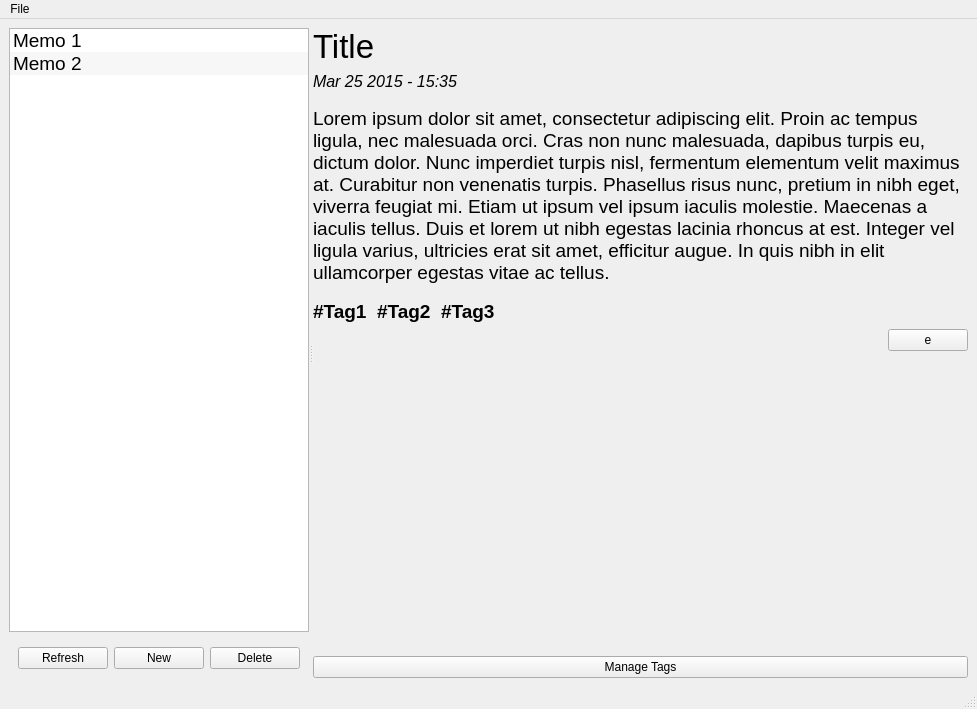
<?xml version="1.0" encoding="UTF-8"?>
<ui version="4.0">
 <class>MainWindow</class>
 <widget class="QMainWindow" name="MainWindow">
  <property name="geometry">
   <rect>
    <x>0</x>
    <y>0</y>
    <width>977</width>
    <height>709</height>
   </rect>
  </property>
  <property name="minimumSize">
   <size>
    <width>100</width>
    <height>0</height>
   </size>
  </property>
  <property name="windowTitle">
   <string>Memo browser</string>
  </property>
  <widget class="QWidget" name="centralwidget">
   <layout class="QVBoxLayout" name="verticalLayout">
    <item>
     <widget class="QSplitter" name="splitter">
      <property name="orientation">
       <enum>Qt::Horizontal</enum>
      </property>
      <widget class="QWidget" name="listContainer" native="true">
       <property name="sizePolicy">
        <sizepolicy hsizetype="Preferred" vsizetype="Preferred">
         <horstretch>0</horstretch>
         <verstretch>0</verstretch>
        </sizepolicy>
       </property>
       <property name="minimumSize">
        <size>
         <width>0</width>
         <height>0</height>
        </size>
       </property>
       <property name="baseSize">
        <size>
         <width>0</width>
         <height>0</height>
        </size>
       </property>
       <layout class="QVBoxLayout" name="verticalLayout_2">
        <item>
         <widget class="QListWidget" name="memoList">
          <property name="minimumSize">
           <size>
            <width>300</width>
            <height>0</height>
           </size>
          </property>
          <property name="font">
           <font>
            <pointsize>14</pointsize>
           </font>
          </property>
          <property name="alternatingRowColors">
           <bool>true</bool>
          </property>
          <property name="spacing">
           <number>2</number>
          </property>
          <property name="sortingEnabled">
           <bool>false</bool>
          </property>
          <item>
           <property name="text">
            <string>Memo 1</string>
           </property>
          </item>
          <item>
           <property name="text">
            <string>Memo 2</string>
           </property>
          </item>
         </widget>
        </item>
        <item>
         <widget class="QWidget" name="buttonContainer" native="true">
          <layout class="QHBoxLayout" name="horizontalLayout">
           <item>
            <widget class="QPushButton" name="refreshButton">
             <property name="text">
              <string>Refresh</string>
             </property>
            </widget>
           </item>
           <item>
            <widget class="QPushButton" name="newMemoButton">
             <property name="text">
              <string>New</string>
             </property>
            </widget>
           </item>
           <item>
            <widget class="QPushButton" name="deleteButton">
             <property name="text">
              <string>Delete</string>
             </property>
            </widget>
           </item>
          </layout>
         </widget>
        </item>
       </layout>
      </widget>
      <widget class="QWidget" name="detailContainer" native="true">
       <property name="minimumSize">
        <size>
         <width>300</width>
         <height>0</height>
        </size>
       </property>
       <layout class="QVBoxLayout" name="verticalLayout_3">
        <item>
         <widget class="QLabel" name="memoTitle">
          <property name="font">
           <font>
            <pointsize>25</pointsize>
            <bold>false</bold>
            <kerning>true</kerning>
           </font>
          </property>
          <property name="text">
           <string>Title</string>
          </property>
          <property name="textInteractionFlags">
           <set>Qt::LinksAccessibleByMouse|Qt::TextSelectableByMouse</set>
          </property>
         </widget>
        </item>
        <item>
         <widget class="QLabel" name="date">
          <property name="font">
           <font>
            <pointsize>12</pointsize>
            <italic>true</italic>
           </font>
          </property>
          <property name="text">
           <string>Mar 25 2015 - 15:35</string>
          </property>
         </widget>
        </item>
        <item>
         <spacer name="verticalSpacer_2">
          <property name="orientation">
           <enum>Qt::Vertical</enum>
          </property>
          <property name="sizeType">
           <enum>QSizePolicy::Fixed</enum>
          </property>
          <property name="sizeHint" stdset="0">
           <size>
            <width>20</width>
            <height>10</height>
           </size>
          </property>
         </spacer>
        </item>
        <item>
         <widget class="QLabel" name="memoDescription">
          <property name="font">
           <font>
            <pointsize>14</pointsize>
           </font>
          </property>
          <property name="autoFillBackground">
           <bool>false</bool>
          </property>
          <property name="frameShape">
           <enum>QFrame::NoFrame</enum>
          </property>
          <property name="frameShadow">
           <enum>QFrame::Plain</enum>
          </property>
          <property name="text">
           <string>Lorem ipsum dolor sit amet, consectetur adipiscing elit. Proin ac tempus ligula, nec malesuada orci. Cras non nunc malesuada, dapibus turpis eu, dictum dolor. Nunc imperdiet turpis nisl, fermentum elementum velit maximus at. Curabitur non venenatis turpis. Phasellus risus nunc, pretium in nibh eget, viverra feugiat mi. Etiam ut ipsum vel ipsum iaculis molestie. Maecenas a iaculis tellus. Duis et lorem ut nibh egestas lacinia rhoncus at est. Integer vel ligula varius, ultricies erat sit amet, efficitur augue. In quis nibh in elit ullamcorper egestas vitae ac tellus.</string>
          </property>
          <property name="wordWrap">
           <bool>true</bool>
          </property>
         </widget>
        </item>
        <item>
         <spacer name="verticalSpacer_3">
          <property name="orientation">
           <enum>Qt::Vertical</enum>
          </property>
          <property name="sizeType">
           <enum>QSizePolicy::Fixed</enum>
          </property>
          <property name="sizeHint" stdset="0">
           <size>
            <width>20</width>
            <height>10</height>
           </size>
          </property>
         </spacer>
        </item>
        <item>
         <widget class="QLabel" name="tags">
          <property name="font">
           <font>
            <pointsize>14</pointsize>
            <bold>true</bold>
           </font>
          </property>
          <property name="text">
           <string>#Tag1  #Tag2  #Tag3</string>
          </property>
         </widget>
        </item>
        <item>
         <layout class="QHBoxLayout" name="editMemoButtonContainer">
          <item>
           <spacer name="horizontalSpacer">
            <property name="orientation">
             <enum>Qt::Horizontal</enum>
            </property>
            <property name="sizeHint" stdset="0">
             <size>
              <width>40</width>
              <height>20</height>
             </size>
            </property>
           </spacer>
          </item>
          <item>
           <widget class="QPushButton" name="editMemoButton">
            <property name="text">
             <string>e</string>
            </property>
           </widget>
          </item>
         </layout>
        </item>
        <item>
         <spacer name="verticalSpacer">
          <property name="orientation">
           <enum>Qt::Vertical</enum>
          </property>
          <property name="sizeHint" stdset="0">
           <size>
            <width>20</width>
            <height>40</height>
           </size>
          </property>
         </spacer>
        </item>
        <item>
         <widget class="QPushButton" name="manageTagsButton">
          <property name="text">
           <string>Manage Tags</string>
          </property>
         </widget>
        </item>
       </layout>
      </widget>
     </widget>
    </item>
   </layout>
  </widget>
  <widget class="QMenuBar" name="menubar">
   <property name="geometry">
    <rect>
     <x>0</x>
     <y>0</y>
     <width>977</width>
     <height>22</height>
    </rect>
   </property>
   <widget class="QMenu" name="menuFile">
    <property name="title">
     <string>File</string>
    </property>
    <addaction name="actionRefresh1"/>
   </widget>
   <addaction name="menuFile"/>
  </widget>
  <widget class="QStatusBar" name="statusbar"/>
  <action name="actionrefresh">
   <property name="text">
    <string>refresh</string>
   </property>
  </action>
  <action name="actionRefresh">
   <property name="text">
    <string>Refresh</string>
   </property>
  </action>
  <action name="actionRefresh1">
   <property name="text">
    <string>Refresh</string>
   </property>
  </action>
 </widget>
 <resources/>
 <connections/>
</ui>
